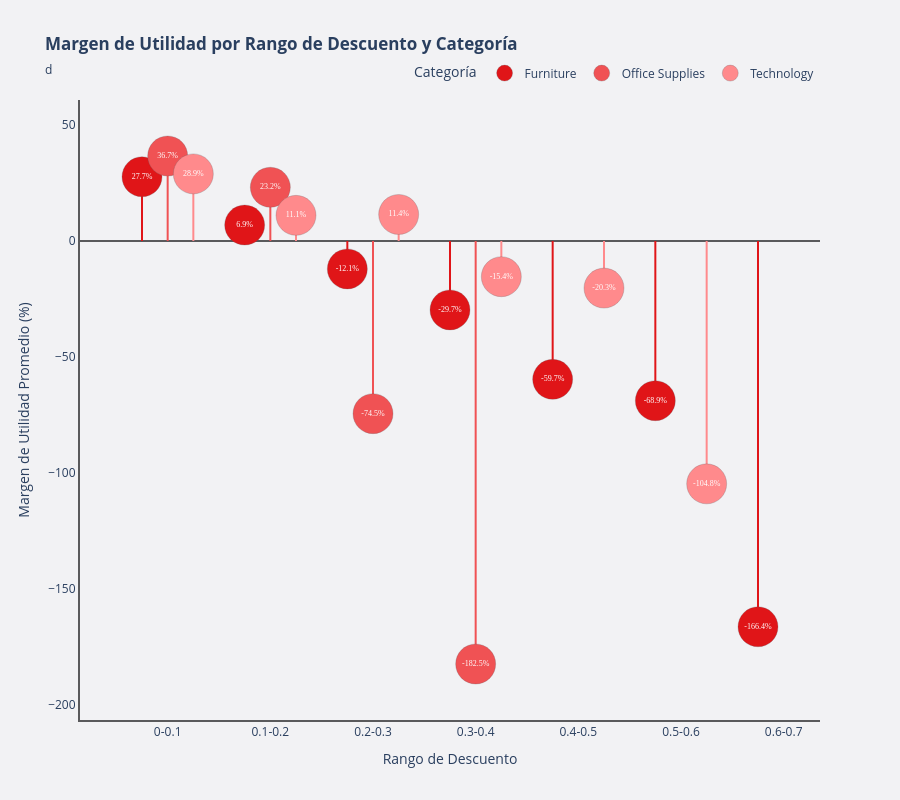

Here is the notebook cell this chart was saved with:
### Code cell
#? 4. Gráfico de Lollipop: Margen de Utilidad por Rango de Descuento y Categoría
import plotly.graph_objects as go

# Colores
COLOR_BG = '#F2F2F4'
COLOR_LINE = '#5A5A5C'
# Tonos de rojo para cada categoría
CATEGORY_COLORS = {
    'Furniture': '#E01518',      # Rojo oscuro
    'Office Supplies': '#F05254', # Rojo medio
    'Technology': '#FF8A8C'       # Rojo claro
}

# Crear figura
fig = go.Figure()

# Obtener categorías únicas
categories = agg_margin_by_category['Category'].unique()

# Para cada categoría, crear lollipops
for idx, category in enumerate(categories):
    cat_data = agg_margin_by_category[agg_margin_by_category['Category'] == category]

    # Crear posiciones x con offset para cada categoría
    x_positions = []
    discount_bin_labels = []
    for i, discount_bin in enumerate(cat_data['Discount_Bin']):
        # Offset: -0.2, 0, 0.2 para las tres categorías
        offset = (idx - 1) * 0.25
        x_positions.append(i + offset)
        discount_bin_labels.append(str(discount_bin))

    # Líneas (stems) - vinculadas a la misma leyenda
    for i, x in enumerate(x_positions):
        fig.add_trace(go.Scatter(
            x=[x, x],
            y=[0, cat_data['Avg_Profit_Margin_Pct'].iloc[i]],
            mode='lines',
            line=dict(color=CATEGORY_COLORS[category], width=2),
            showlegend=False,
            hoverinfo='skip',
            legendgroup=category,  # Vincula a la categoría
            name=category
        ))

    # Círculos (lollipops) con texto
    fig.add_trace(go.Scatter(
        x=x_positions,
        y=cat_data['Avg_Profit_Margin_Pct'],
        mode='markers+text',
        marker=dict(
            size=40,
            color=CATEGORY_COLORS[category],
            line=dict(color=COLOR_LINE, width=0.25)
        ),
        text=[f'{val:.1f}%' for val in cat_data['Avg_Profit_Margin_Pct']],
        textposition='middle center',
        textfont=dict(color='white', size=8, family='Arial Black'),
        name=category,
        legendgroup=category,  # Vincula a la categoría
        customdata=discount_bin_labels,
        hovertemplate=f'<b>{category}</b><br>Margen: %{{y:.2f}}%<br>Rango de Descuento: %{{customdata}}<extra></extra>'
    ))

# Configurar layout
fig.update_layout(
    title={
        'text': '<b>Margen de Utilidad por Rango de Descuento y Categoría</b>',
        'subtitle':  {'text': 'd'}
    },
    xaxis=dict(
        title='Rango de Descuento',
        tickmode='array',
        tickvals=list(range(len(discount_labels))),
        ticktext=discount_labels,
        showgrid=False,
        zeroline=False,
        showline=True,
        linewidth=2,
        linecolor=COLOR_LINE
    ),
    yaxis=dict(
        title='Margen de Utilidad Promedio (%)',
        showline=True,
        linewidth=2,
        linecolor=COLOR_LINE,
        zeroline=True,
        showgrid=False,
        zerolinewidth=2,
        zerolinecolor=COLOR_LINE
    ),
    plot_bgcolor=COLOR_BG,
    paper_bgcolor=COLOR_BG,
    height=800,
    hovermode='closest',
    legend=dict(
        title='Categoría',
        orientation='h',
        yanchor='bottom',
        y=1.02,
        xanchor='right',
        x=1
    )
)

fig.show()

### Figure 1 — Plotly figure (JSON) as saved in the notebook; plotly's stock layout.template omitted (floating-point values rounded to 4 significant figures)
{"data": [{"hoverinfo": "skip", "legendgroup": "Furniture", "line": {"color": "#E01518", "width": 2}, "mode": "lines", "name": "Furniture", "showlegend": false, "x": [-0.25, -0.25], "y": [0, 27.68], "type": "scatter"}, {"hoverinfo": "skip", "legendgroup": "Furniture", "line": {"color": "#E01518", "width": 2}, "mode": "lines", "name": "Furniture", "showlegend": false, "x": [0.75, 0.75], "y": [0, 6.867], "type": "scatter"}, {"hoverinfo": "skip", "legendgroup": "Furniture", "line": {"color": "#E01518", "width": 2}, "mode": "lines", "name": "Furniture", "showlegend": false, "x": [1.75, 1.75], "y": [0, -12.07], "type": "scatter"}, {"hoverinfo": "skip", "legendgroup": "Furniture", "line": {"color": "#E01518", "width": 2}, "mode": "lines", "name": "Furniture", "showlegend": false, "x": [2.75, 2.75], "y": [0, -29.74], "type": "scatter"}, {"hoverinfo": "skip", "legendgroup": "Furniture", "line": {"color": "#E01518", "width": 2}, "mode": "lines", "name": "Furniture", "showlegend": false, "x": [3.75, 3.75], "y": [0, -59.69], "type": "scatter"}, {"hoverinfo": "skip", "legendgroup": "Furniture", "line": {"color": "#E01518", "width": 2}, "mode": "lines", "name": "Furniture", "showlegend": false, "x": [4.75, 4.75], "y": [0, -68.91], "type": "scatter"}, {"hoverinfo": "skip", "legendgroup": "Furniture", "line": {"color": "#E01518", "width": 2}, "mode": "lines", "name": "Furniture", "showlegend": false, "x": [5.75, 5.75], "y": [0, -166.4], "type": "scatter"}, {"customdata": ["0-0.1", "0.1-0.2", "0.2-0.3", "0.3-0.4", "0.4-0.5", "0.5-0.6", "0.6-0.7"], "hovertemplate": "<b>Furniture</b><br>Margen: %{y:.2f}%<br>Rango de Descuento: %{customdata}<extra></extra>", "legendgroup": "Furniture", "marker": {"color": "#E01518", "line": {"color": "#5A5A5C", "width": 0.25}, "size": 40}, "mode": "markers+text", "name": "Furniture", "text": ["27.7%", "6.9%", "-12.1%", "-29.7%", "-59.7%", "-68.9%", "-166.4%"], "textfont": {"color": "white", "family": "Arial Black", "size": 8}, "textposition": "middle center", "x": [-0.25, 0.75, 1.75, 2.75, 3.75, 4.75, 5.75], "y": [27.68, 6.867, -12.07, -29.74, -59.69, -68.91, -166.4], "type": "scatter"}, {"hoverinfo": "skip", "legendgroup": "Office Supplies", "line": {"color": "#F05254", "width": 2}, "mode": "lines", "name": "Office Supplies", "showlegend": false, "x": [0.0, 0.0], "y": [0, 36.65], "type": "scatter"}, {"hoverinfo": "skip", "legendgroup": "Office Supplies", "line": {"color": "#F05254", "width": 2}, "mode": "lines", "name": "Office Supplies", "showlegend": false, "x": [1.0, 1.0], "y": [0, 23.16], "type": "scatter"}, {"hoverinfo": "skip", "legendgroup": "Office Supplies", "line": {"color": "#F05254", "width": 2}, "mode": "lines", "name": "Office Supplies", "showlegend": false, "x": [2.0, 2.0], "y": [0, -74.51], "type": "scatter"}, {"hoverinfo": "skip", "legendgroup": "Office Supplies", "line": {"color": "#F05254", "width": 2}, "mode": "lines", "name": "Office Supplies", "showlegend": false, "x": [3.0, 3.0], "y": [0, -182.5], "type": "scatter"}, {"customdata": ["0-0.1", "0.1-0.2", "0.6-0.7", "0.7-0.8"], "hovertemplate": "<b>Office Supplies</b><br>Margen: %{y:.2f}%<br>Rango de Descuento: %{customdata}<extra></extra>", "legendgroup": "Office Supplies", "marker": {"color": "#F05254", "line": {"color": "#5A5A5C", "width": 0.25}, "size": 40}, "mode": "markers+text", "name": "Office Supplies", "text": ["36.7%", "23.2%", "-74.5%", "-182.5%"], "textfont": {"color": "white", "family": "Arial Black", "size": 8}, "textposition": "middle center", "x": [0.0, 1.0, 2.0, 3.0], "y": [36.65, 23.16, -74.51, -182.5], "type": "scatter"}, {"hoverinfo": "skip", "legendgroup": "Technology", "line": {"color": "#FF8A8C", "width": 2}, "mode": "lines", "name": "Technology", "showlegend": false, "x": [0.25, 0.25], "y": [0, 28.93], "type": "scatter"}, {"hoverinfo": "skip", "legendgroup": "Technology", "line": {"color": "#FF8A8C", "width": 2}, "mode": "lines", "name": "Technology", "showlegend": false, "x": [1.25, 1.25], "y": [0, 11.05], "type": "scatter"}, {"hoverinfo": "skip", "legendgroup": "Technology", "line": {"color": "#FF8A8C", "width": 2}, "mode": "lines", "name": "Technology", "showlegend": false, "x": [2.25, 2.25], "y": [0, 11.43], "type": "scatter"}, {"hoverinfo": "skip", "legendgroup": "Technology", "line": {"color": "#FF8A8C", "width": 2}, "mode": "lines", "name": "Technology", "showlegend": false, "x": [3.25, 3.25], "y": [0, -15.42], "type": "scatter"}, {"hoverinfo": "skip", "legendgroup": "Technology", "line": {"color": "#FF8A8C", "width": 2}, "mode": "lines", "name": "Technology", "showlegend": false, "x": [4.25, 4.25], "y": [0, -20.33], "type": "scatter"}, {"hoverinfo": "skip", "legendgroup": "Technology", "line": {"color": "#FF8A8C", "width": 2}, "mode": "lines", "name": "Technology", "showlegend": false, "x": [5.25, 5.25], "y": [0, -104.8], "type": "scatter"}, {"customdata": ["0-0.1", "0.1-0.2", "0.2-0.3", "0.3-0.4", "0.4-0.5", "0.6-0.7"], "hovertemplate": "<b>Technology</b><br>Margen: %{y:.2f}%<br>Rango de Descuento: %{customdata}<extra></extra>", "legendgroup": "Technology", "marker": {"color": "#FF8A8C", "line": {"color": "#5A5A5C", "width": 0.25}, "size": 40}, "mode": "markers+text", "name": "Technology", "text": ["28.9%", "11.1%", "11.4%", "-15.4%", "-20.3%", "-104.8%"], "textfont": {"color": "white", "family": "Arial Black", "size": 8}, "textposition": "middle center", "x": [0.25, 1.25, 2.25, 3.25, 4.25, 5.25], "y": [28.93, 11.05, 11.43, -15.42, -20.33, -104.8], "type": "scatter"}], "layout": {"title": {"subtitle": {"text": "d"}, "text": "<b>Margen de Utilidad por Rango de Descuento y Categoría</b>"}, "xaxis": {"title": {"text": "Rango de Descuento"}, "tickmode": "array", "tickvals": [0, 1, 2, 3, 4, 5, 6, 7, 8], "ticktext": ["0-0.1", "0.1-0.2", "0.2-0.3", "0.3-0.4", "0.4-0.5", "0.5-0.6", "0.6-0.7", "0.7-0.8", "0.8-1.0"], "showgrid": false, "zeroline": false, "showline": true, "linewidth": 2, "linecolor": "#5A5A5C"}, "yaxis": {"title": {"text": "Margen de Utilidad Promedio (%)"}, "showline": true, "linewidth": 2, "linecolor": "#5A5A5C", "zeroline": true, "showgrid": false, "zerolinewidth": 2, "zerolinecolor": "#5A5A5C"}, "legend": {"title": {"text": "Categoría"}, "orientation": "h", "yanchor": "bottom", "y": 1.02, "xanchor": "right", "x": 1}, "plot_bgcolor": "#F2F2F4", "paper_bgcolor": "#F2F2F4", "height": 800, "hovermode": "closest"}}
